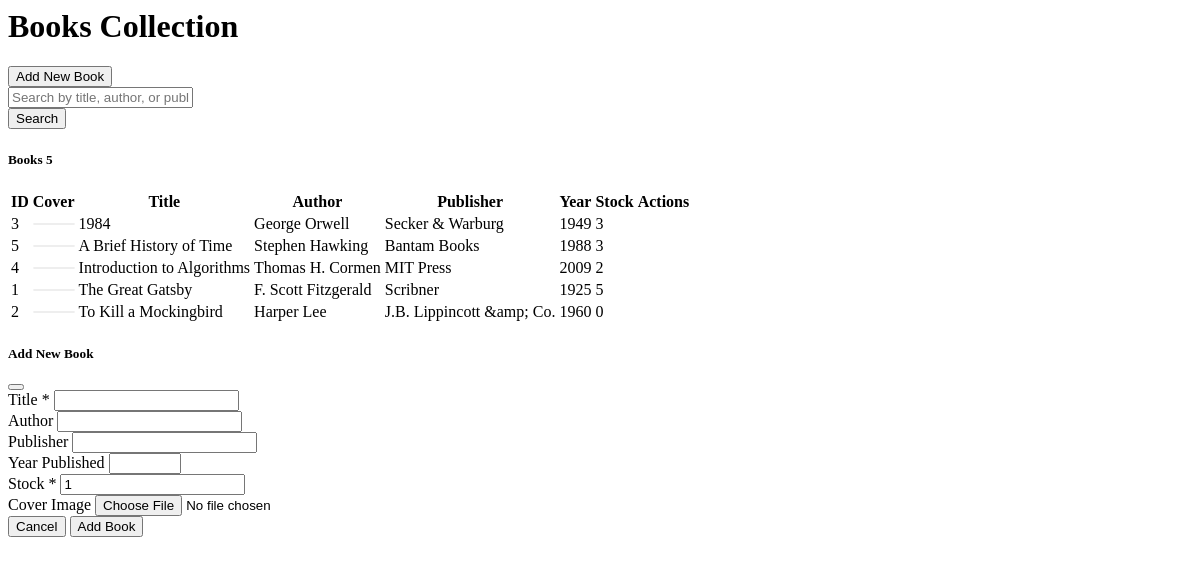
Page /pages/books.php (signed in) on the committed database.
### tables this page shows
CREATE TABLE `books` (
  `book_id` int(11) NOT NULL,
  `title` varchar(255) NOT NULL,
  `author` varchar(255) DEFAULT NULL,
  `publisher` varchar(255) DEFAULT NULL,
  `year_published` year(4) DEFAULT NULL,
  `isbn` varchar(20) DEFAULT NULL,
  `category` varchar(100) DEFAULT NULL,
  `description` text DEFAULT NULL,
  `cover` longblob DEFAULT NULL,
  `stock` int(11) NOT NULL DEFAULT 0,
  `available_stock` int(11) NOT NULL DEFAULT 0,
  `location` varchar(100) DEFAULT NULL,
  `created_at` timestamp NOT NULL DEFAULT current_timestamp(),
  `updated_at` timestamp NOT NULL DEFAULT current_timestamp() ON UPDATE current_timestamp()
);

### pages/books.php (the view, shortened to what this page needs)
<?php
require_once __DIR__ . '/../includes/config.php';
$userRole = $_SESSION['p_role'];
$canManageBooks = ($userRole === p_role_ADMIN);
$search = isset($_GET['search']) ? $_GET['search'] : '';
$page = isset($_GET['p']) ? intval($_GET['p']) : 1;
$limit = defined('ITEMS_PER_PAGE') ? ITEMS_PER_PAGE : 10;
$offset = ($page - 1) * $limit;
$query = "SELECT * FROM books";
$countQuery = "SELECT COUNT(*) as total FROM books";
$params = [];
try {
    $stmt = $pdo->prepare($countQuery);
    $stmt->execute($params);
    $totalItems = $stmt->fetch()['total'];
} catch (PDOException $e) {
    $errorMessage = "Error counting books: " . $e->getMessage();
}
$query .= " ORDER BY title ASC LIMIT ? OFFSET ?";
$params[] = $limit;
$params[] = $offset;
try {
    $stmt = $pdo->prepare($query);
    $stmt->execute($params);
    $books = $stmt->fetchAll();
} catch (PDOException $e) {
    $errorMessage = "Error retrieving books: " . $e->getMessage();
}
?>
<div class="d-flex justify-content-between flex-wrap flex-md-nowrap align-items-center pt-3 pb-2 mb-3 border-bottom">
    <h1 class="h2">Books Collection</h1>
    <div class="btn-toolbar mb-2 mb-md-0">
        <?php if ($canManageBooks): ?>
            <button type="button" class="btn btn-sm btn-primary" data-bs-toggle="modal" data-bs-target="#addBookModal">
                <i class="bi bi-plus-circle me-1"></i> Add New Book
            </button>
        <?php endif; ?>
    </div>
</div>
<div class="card mb-4">
    <div class="card-body">
        <form action="index.php" method="get" class="row g-3">
            <div class="col-md-8">
                <div class="input-group">
                    <input type="text" class="form-control" name="search" placeholder="Search by title, author, or publisher" value="<?php echo htmlspecialchars($search); ?>">
                </div>
            </div>
            <div class="col-md-4">
                <button type="submit" class="btn btn-primary">Search</button>
            </div>
        </form>
    </div>
</div>
<div class="card">
    <div class="card-header bg-white">
        <h5 class="card-title mb-0">
            Books
            <span class="badge bg-secondary ms-2"><?php echo $totalItems; ?></span>
        </h5>
    </div>
    <div class="card-body p-0">
        <?php if (empty($books)): ?>
            <div class="p-4 text-center text-muted">No books found.</div>
        <?php else: ?>
            <div class="table-responsive">
                <table class="table table-hover table-striped mb-0">
                    <thead>
                        <tr>
                            <th>ID</th>
                            <th>Cover</th>
                            <th>Title</th>
                            <th>Author</th>
                            <th>Publisher</th>
                            <th>Year</th>
                            <th>Stock</th>
                            <th>Actions</th>
                        </tr>
                    </thead>
                    <tbody>
                        <?php foreach ($books as $book): ?>
                            <tr>
                                <td><?php echo $book['book_id']; ?></td>
                                <td>
                                    <?php if (!empty($book['cover'])): ?>
                                        <img alt="Cover" class="book-cover-sm">
                                    <?php else: ?>
                                        <div class="book-cover-sm bg-light d-flex align-items-center justify-content-center">
                                        </div>
                                    <?php endif; ?>
                                </td>
                                <td><?php echo htmlspecialchars($book['title']); ?></td>
                                <td><?php echo htmlspecialchars($book['author'] ?? 'N/A'); ?></td>
                                <td><?php echo htmlspecialchars($book['publisher'] ?? 'N/A'); ?></td>
                                <td><?php echo $book['year_published'] ?? 'N/A'; ?></td>
                                <td>
                                    <span class="badge bg-<?php echo $book['stock'] > 0 ? 'success' : 'danger'; ?>">
                                        <?php echo $book['stock']; ?>
                                    </span>
                                </td>
                                <td>
                                </td>
                            </tr>
                        <?php endforeach; ?>
                    </tbody>
                </table>
            </div>
        <?php endif; ?>
    </div>
</div>
<div class="modal fade" id="addBookModal" tabindex="-1" aria-labelledby="addBookModalLabel" aria-hidden="true">
    <div class="modal-dialog">
        <div class="modal-content">
            <form action="index.php?page=books" method="post" enctype="multipart/form-data">
                <div class="modal-header">
                    <h5 class="modal-title" id="addBookModalLabel">Add New Book</h5>
                    <button type="button" class="btn-close" data-bs-dismiss="modal" aria-label="Close"></button>
                </div>
                <div class="modal-body">
                    <div class="mb-3">
                        <label for="title" class="form-label">Title <span class="text-danger">*</span></label>
                        <input type="text" class="form-control" id="title" name="title" required>
                    </div>
                    <div class="mb-3">
                        <label for="author" class="form-label">Author</label>
                        <input type="text" class="form-control" id="author" name="author">
                    </div>
                    <div class="mb-3">
                        <label for="publisher" class="form-label">Publisher</label>
                        <input type="text" class="form-control" id="publisher" name="publisher">
                    </div>
                    <div class="mb-3">
                        <label for="year_published" class="form-label">Year Published</label>
                        <input type="number" class="form-control" id="year_published" name="year_published" min="1900" max="<?php echo date('Y'); ?>">
                    </div>
                    <div class="mb-3">
                        <label for="stock" class="form-label">Stock <span class="text-danger">*</span></label>
                        <input type="number" class="form-control" id="stock" name="stock" min="0" value="1" required>
                    </div>
                    <div class="mb-3">
                        <label for="cover" class="form-label">Cover Image</label>
                        <input type="file" class="form-control image-upload" id="cover" name="cover" accept="image/jpeg,image/png,image/jpg" data-preview="#coverPreview">
                    </div>
                </div>
                <div class="modal-footer">
                    <button type="button" class="btn btn-secondary" data-bs-dismiss="modal">Cancel</button>
                    <button type="submit" class="btn btn-primary">Add Book</button>
                </div>
            </form>
        </div>
    </div>
</div>

### pages/books.php (style rules this page uses)
.book-cover-sm { max-width: 150px; max-height: 150px; width: auto; height: auto; object-fit: contain; border-radius: 4px; border: 1px solid #eee; background: #fff; }

### rows in the picture
books: book_id "3", title "1984", author "George Orwell", publisher "Secker & Warburg", year_published "1949", stock "3"
books: book_id "5", title "A Brief History of Time", author "Stephen Hawking", publisher "Bantam Books", year_published "1988", stock "3"
books: book_id "4", title "Introduction to Algorithms", author "Thomas H. Cormen", publisher "MIT Press", year_published "2009", stock "2"
books: book_id "1", title "The Great Gatsby", author "F. Scott Fitzgerald", publisher "Scribner", year_published "1925", stock "5"
books: book_id "2", title "To Kill a Mockingbird", author "Harper Lee", publisher "J.B. Lippincott &amp; Co.", year_published "1960", stock "0"

### other values in the picture
$totalItems "5"
